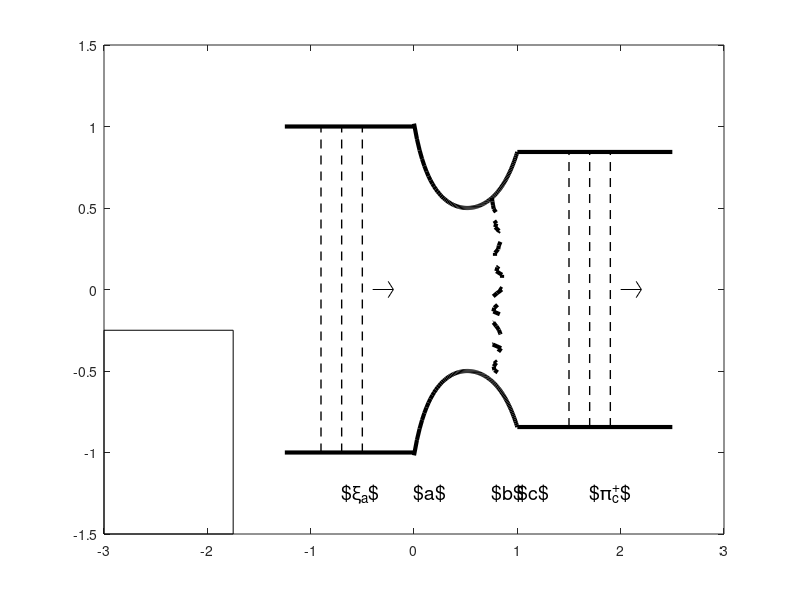

Here is the MATLAB script that generated this plot: (Note: this script raises an error after producing the figure.)
function[] = makeCartoon()
	close all;

	addpath('../data');

	h = figure();
	set(h, 'position', [0 0 600, 300]);
%	Generate the nozzle profile
	M_a = 0.3;
	M_b = 2.0;
	N = 101;
	delta = 0.2;
	eps = 0.1;
	gamma = 1.4;
	gm1 = gamma - 1;
	gp1 = gamma + 1;
	gm1o2 = gm1/2;
	gp1o2 = gp1/2;
	xihat = linspace(gp1o2*M_a^2/(1+gm1o2*M_a^2), gp1o2*M_b^2/(1+gm1o2*M_b^2), N);
	M = sqrt(2/gp1*xihat./(1-gm1/gp1.*xihat));
	A = (gp1o2).^(-gp1o2/gm1)*(1+gm1o2.*M.*M).^(gp1o2/gm1)./M;
	xi = sqrt(xihat);
	xi = xi - min(xi');
	xi = xi./max(xi);

%	Plot the nozzle
	plot(xi, A/2, 'k-', 'LineWidth', 3);
	hold on;
	plot(xi, -A/2, 'k-', 'LineWidth', 3);	
%	And some upstream piping
	plot([-1.25,0], [1, 1], 'k-', 'LineWidth', 3);
	plot([-1.25,0], -[1, 1], 'k-', 'LineWidth', 3);
%	And some downstream piping
	plot([xi(end), xi(end)+1.5], [A(end)/2, A(end)/2], 'k-', 'LineWidth', 3);
	plot([xi(end), xi(end)+1.5], -[A(end)/2, A(end)/2], 'k-', 'LineWidth', 3);

%	Add a shock in the downstream portion of the nozzle
	Ny = 51;
	x = xi(64)*ones(Ny,1);
	x(2:Ny-1) = x(2:Ny-1) + eps*rand(Ny-2,1);
	y = linspace(A(64)/2, -A(64)/2, Ny)';
	plot(x, y, 'k--', 'LineWidth', 3);
	
%	Plot some waves entering
	plot([-.5-0*delta, -.5-0*delta], [-1, 1], 'k--', 'LineWidth', 1);
	plot([-.5-1*delta, -.5-1*delta], [-1, 1], 'k--', 'LineWidth', 1);
	plot([-.5-2*delta, -.5-2*delta], [-1, 1], 'k--', 'LineWidth', 1);

%	Plot some waves coming out
	plot([1.5+0*delta, 1.5+0*delta], A(N)/2*[-1, 1], 'k--', 'LineWidth', 1);
	plot([1.5+1*delta, 1.5+1*delta], A(N)/2*[-1, 1], 'k--', 'LineWidth', 1);
	plot([1.5+2*delta, 1.5+2*delta], A(N)/2*[-1, 1], 'k--', 'LineWidth', 1);

%	Plot arrows indicating wave direction
	plot([-.4, -.2], [0, 0], 'k-');
	plot([-.2, -.25], [0, 0.05], 'k-');
	plot([-.2, -.25], [0, -0.05], 'k-');

%	
	plot([2, 2.2], [0, 0], 'k-');
	plot([2.2, 2.15], [0, 0.05], 'k-');
	plot([2.2, 2.15], [0, -0.05], 'k-');

%	Label the entry and exit states
	text(0, -1.25, '$a$', 'FontSize', 14)
	text(xi(64), -1.25, '$b$', 'FontSize', 14)
	text(1, -1.25, '$c$', 'FontSize', 14)

%	Label the entry and exit perturbation types
	text(-.5-delta, -1.25, '$\xi_a$', 'FontSize', 14);
	text(1.5+delta, -1.25, '$\pi_c^+$', 'FontSize', 14);

%%%%%%%%%%%%%%%%%%%%%%%%%%%%%%%%%%%%%%%%%%%%%%%%%%%%%%%%%%%%%%%%%%%%%%%%%%%%%%%%%%%%%%
%	PLOT THE FLAMELET
%%%%%%%%%%%%%%%%%%%%%%%%%%%%%%%%%%%%%%%%%%%%%%%%%%%%%%%%%%%%%%%%%%%%%%%%%%%%%%%%%%%%%%
%	Specify some parameters for the flamelet plot
	llcx = -3.00;
	llcy = -1.50;
	lboxx = 1.25;
	lboxy = 1.25;

%	Put a box around the flamelet
	plot([llcx, llcx+lboxx], [llcy, llcy], 'k-');
	plot([llcx, llcx+lboxx], [llcy+lboxy, llcy+lboxy], 'k-');
	plot([llcx+lboxx, llcx+lboxx], [llcy+lboxy, llcy], 'k-');
	plot([llcx, llcx], [llcy+lboxy, llcy], 'k-');

%	Plot the T-Z curve to represent the flamelet
	data = load('../data/lowStrain/lowStrain.CH4')';
	xnorm = data(:,1);
	ynorm = data(:,2);
	xnorm = xnorm - min(xnorm);
	ynorm = ynorm - min(ynorm);
	xnorm = xnorm./max(xnorm);
	ynorm = ynorm./max(ynorm);
	xnorm = xnorm*lboxx + llcx;
	ynorm  = ynorm*lboxy + llcy;
	plot(xnorm, ynorm);
	plot(xnorm(150), ynorm(150), 'o');

%	Formatting crap
	set(0, 'defaultTextInterpreter', 'LaTeX');

%	Label the flamelet
	text(llcx+1*lboxx/2, llcy+7*lboxy/8, '$\bar{p}_0$','FontSize', 14);
	text(llcx + lboxx/4, llcy+17*lboxy/16, '1D-Flame','FontSize', 14);
	text(llcx+3*lboxx/8, llcy-0.125, '$Z$', 'FontSize', 14);	
	text(llcx-lboxx/4, llcy+lboxy/2, '$T$', 'FontSize', 14);	
	text(llcx+7*lboxx/16, llcy+4*lboxy/8, '$\bar{Z}, \bar{T}_0$', 'FontSize', 14);

%	Add a second plot
	llcx2 = -3.;
	llcy2 =  0.25;
	lboxx2 = 1.25;
	lboxy2 = 1.25;
	
%	Put a box around the flamelet
	plot([llcx2, llcx2+lboxx2], [llcy2, llcy2], 'k-');
	plot([llcx2, llcx2+lboxx2], [llcy2+lboxy2, llcy2+lboxy2], 'k-');
	plot([llcx2+lboxx2, llcx2+lboxx2], [llcy2+lboxy2, llcy2], 'k-');
	plot([llcx2, llcx2], [llcy2+lboxy2, llcy2], 'k-');

%	Add a veritcal and horizontal line for overdoing it
	plot([llcx, llcx+lboxx], [ynorm(150), ynorm(150)], 'r:');
	plot([xnorm(150), xnorm(150)], [llcy, llcy+lboxy], 'r:');

%	Label the flamelet
	text(llcx2+3*lboxx2/8, llcy2+7*lboxy2/8, '$\bar{p}_0, \bar{T}_0$','FontSize', 14);
	text(llcx2+lboxx2/16, llcy2+17*lboxy2/16, 'Noble Gas-Air','FontSize', 14);
	text(llcx2+3*lboxx2/8, llcy2-0.125, '$Z$', 'FontSize', 14);	
	text(llcx2-lboxx2/4, llcy2+lboxy2/2, '$Y_{air}$', 'FontSize', 14);	
	text(llcx2+lboxx2, llcy2+lboxy2/2, '$Y_{noble}$', 'FontSize', 14);	
	text(llcx2+7*lboxx2/16, llcy2+2*lboxy2/8, '$\bar{Z}$', 'FontSize', 14);

%%%%%%%%%%%%%%%%%%%%%%%%%%%%%%%%%%%%%%%%%%%%%%%%%%%%%%%%%%%%%%%%%%%%%%%%%%%%%%%%%%%%%%
%	PLOT THE INERT-AIR MIXTURE
%%%%%%%%%%%%%%%%%%%%%%%%%%%%%%%%%%%%%%%%%%%%%%%%%%%%%%%%%%%%%%%%%%%%%%%%%%%%%%%%%%%%%%
%	plot the mixing lines
	plot([llcx2, llcx2+lboxx2], [llcy2, llcy2+lboxy2], 'b-');
	plot([llcx2, llcx2+lboxx2], [llcy2+lboxy2, llcy2], 'm-');
	plot([llcx2+3*lboxx2/8], llcy2+3*lboxy2/8, 'ro');
	plot([llcx2+3*lboxx2/8], llcy2+5*lboxy2/8, 'ro');
	plot([llcx2+3*lboxx2/8, llcx2+3*lboxx2/8], [llcy2, llcy2 + lboxy2], 'r:');


%	Add a third plot to show where the mean state comes from
	llcxi = -1.25;
	llcyi =  -0.125;
	lboxxi = .25;
	lboxyi = .25;
	
%	Put a box around the flamelet
	plot([llcxi, llcxi+lboxxi], [llcyi, llcyi], 'k-');
	plot([llcxi, llcxi+lboxxi], [llcyi+lboxyi, llcyi+lboxyi], 'k-');
	plot([llcxi+lboxxi, llcxi+lboxxi], [llcyi+lboxyi, llcyi], 'k-');
	plot([llcxi, llcxi], [llcyi+lboxyi, llcyi], 'k-');

	plot([llcxi+lboxxi/2, llcx + lboxx], [llcyi+lboxyi/2, llcy+0*lboxy/2], 'k:');
	plot([llcxi+lboxxi/2, llcx + lboxx], [llcyi+lboxyi/2, llcy+lboxy], 'k:');

	plot([llcxi+lboxxi/2, llcx2 + lboxx2], [llcyi+lboxyi/2, llcy2+0*lboxy2/2], 'k:');
	plot([llcxi+lboxxi/2, llcx2 + lboxx2], [llcyi+lboxyi/2, llcy2+lboxy2], 'k:');

%	Formatting
	axis equal;
	axis([-3,3, -1.5, 1.5])
	axis off;

	print -depsc NozzleCartoon.eps
end
